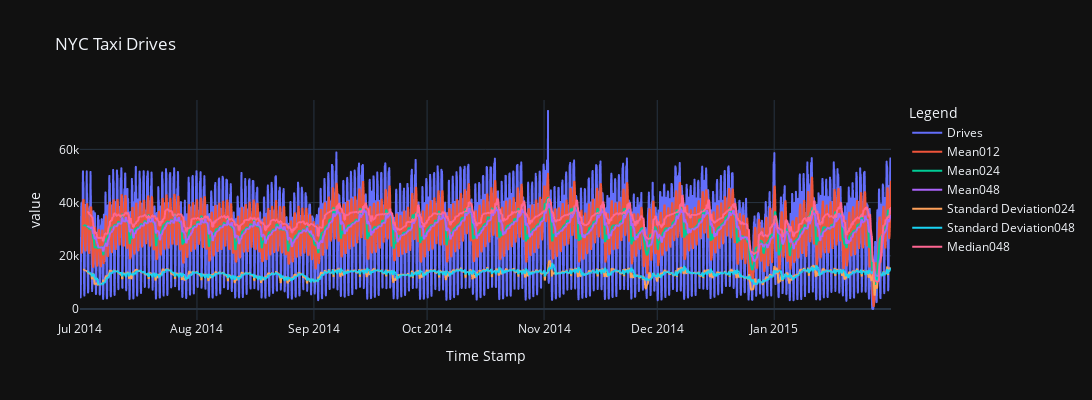

The cell this chart's notebook holds for it:
### Markdown cell above
* <font color='red'>(**?**)</font> Why are there `NaN` values?

### Code cell
# Plot the Data Using PlotLy
hF = px.line(data_frame = dfData, x = dfData.index, y = lColNames, title = 'NYC Taxi Drives', template = 'plotly_dark')
hF.update_layout(autosize = False, width = 1200, height = 400, legend_title_text = 'Legend')
hF.show()

### Figure 1 — Plotly figure (JSON) as saved in the notebook; plotly's stock layout.template omitted (floating-point values rounded to 4 significant figures; data arrays with more than 128 entries replaced by an {"elided": "..."} marker saying what was removed)
{"data": [{"hovertemplate": "variable=Drives<br>Time Stamp=%{x}<br>value=%{y}<extra></extra>", "legendgroup": "Drives", "line": {"color": "#636efa", "dash": "solid"}, "marker": {"symbol": "circle"}, "mode": "lines", "name": "Drives", "showlegend": true, "type": "scattergl", "x": {"elided": "5160 str values"}, "xaxis": "x", "y": {"elided": "5160 int values"}, "yaxis": "y"}, {"hovertemplate": "variable=Mean012<br>Time Stamp=%{x}<br>value=%{y}<extra></extra>", "legendgroup": "Mean012", "line": {"color": "#EF553B", "dash": "solid"}, "marker": {"symbol": "circle"}, "mode": "lines", "name": "Mean012", "showlegend": true, "type": "scattergl", "x": {"elided": "5160 str values"}, "xaxis": "x", "y": {"elided": "5160 float values"}, "yaxis": "y"}, {"hovertemplate": "variable=Mean024<br>Time Stamp=%{x}<br>value=%{y}<extra></extra>", "legendgroup": "Mean024", "line": {"color": "#00cc96", "dash": "solid"}, "marker": {"symbol": "circle"}, "mode": "lines", "name": "Mean024", "showlegend": true, "type": "scattergl", "x": {"elided": "5160 str values"}, "xaxis": "x", "y": {"elided": "5160 float values"}, "yaxis": "y"}, {"hovertemplate": "variable=Mean048<br>Time Stamp=%{x}<br>value=%{y}<extra></extra>", "legendgroup": "Mean048", "line": {"color": "#ab63fa", "dash": "solid"}, "marker": {"symbol": "circle"}, "mode": "lines", "name": "Mean048", "showlegend": true, "type": "scattergl", "x": {"elided": "5160 str values"}, "xaxis": "x", "y": {"elided": "5160 float values"}, "yaxis": "y"}, {"hovertemplate": "variable=Standard Deviation024<br>Time Stamp=%{x}<br>value=%{y}<extra></extra>", "legendgroup": "Standard Deviation024", "line": {"color": "#FFA15A", "dash": "solid"}, "marker": {"symbol": "circle"}, "mode": "lines", "name": "Standard Deviation024", "showlegend": true, "type": "scattergl", "x": {"elided": "5160 str values"}, "xaxis": "x", "y": {"elided": "5160 float values"}, "yaxis": "y"}, {"hovertemplate": "variable=Standard Deviation048<br>Time Stamp=%{x}<br>value=%{y}<extra></extra>", "legendgroup": "Standard Deviation048", "line": {"color": "#19d3f3", "dash": "solid"}, "marker": {"symbol": "circle"}, "mode": "lines", "name": "Standard Deviation048", "showlegend": true, "type": "scattergl", "x": {"elided": "5160 str values"}, "xaxis": "x", "y": {"elided": "5160 float values"}, "yaxis": "y"}, {"hovertemplate": "variable=Median048<br>Time Stamp=%{x}<br>value=%{y}<extra></extra>", "legendgroup": "Median048", "line": {"color": "#FF6692", "dash": "solid"}, "marker": {"symbol": "circle"}, "mode": "lines", "name": "Median048", "showlegend": true, "type": "scattergl", "x": {"elided": "5160 str values"}, "xaxis": "x", "y": {"elided": "5160 float values"}, "yaxis": "y"}], "layout": {"autosize": false, "height": 400, "legend": {"title": {"text": "Legend"}, "tracegroupgap": 0}, "title": {"text": "NYC Taxi Drives"}, "width": 1200, "xaxis": {"anchor": "y", "domain": [0, 1], "title": {"text": "Time Stamp"}}, "yaxis": {"anchor": "x", "domain": [0, 1], "title": {"text": "value"}}}}
